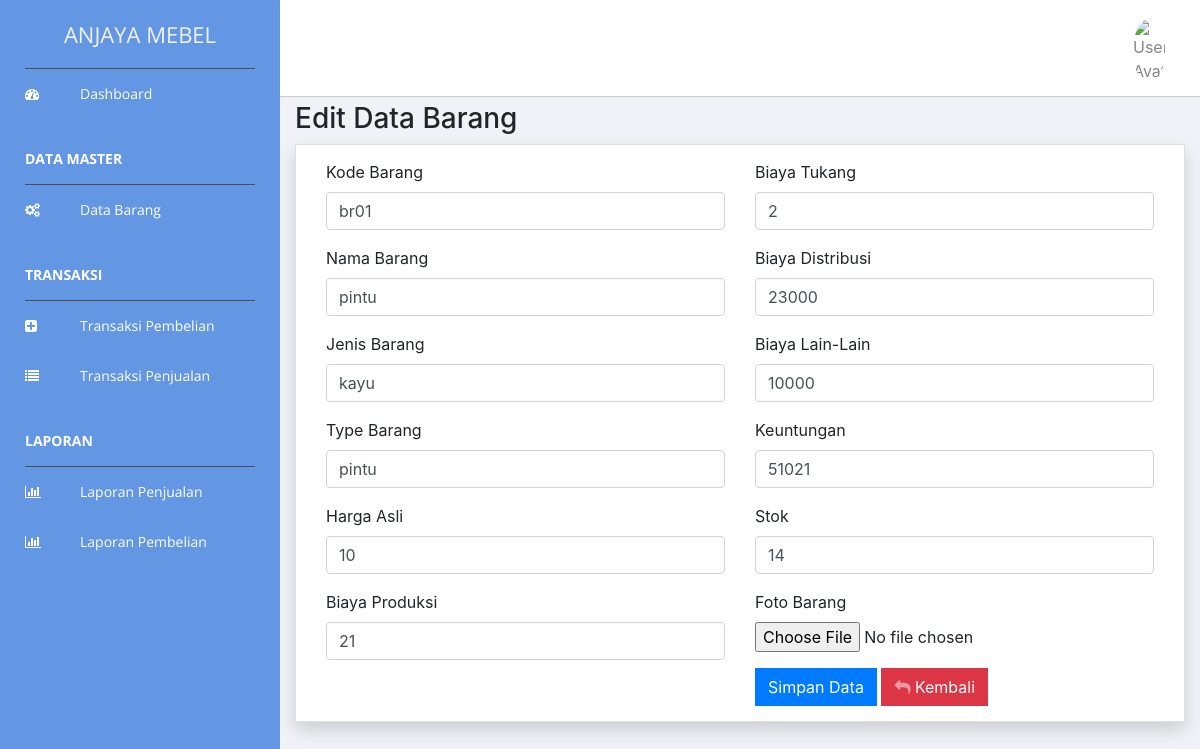
Screenshot of /barang/edit_data/br01 with the database file from the repository.
### tables this page shows
CREATE TABLE `barang` (
  `barang_kode` varchar(255) NOT NULL,
  `barang_nama` varchar(255) NOT NULL,
  `jenis_bahan` varchar(255) NOT NULL,
  `type_barang` varchar(255) NOT NULL,
  `harga_asli` int(11) NOT NULL DEFAULT 0,
  `biaya_produksi` int(11) NOT NULL,
  `biaya_tukang` int(11) NOT NULL,
  `biaya_distribusi` int(11) NOT NULL,
  `biaya_lainlain` int(11) NOT NULL,
  `keuntungan` int(11) NOT NULL,
  `foto` varchar(255) NOT NULL DEFAULT 'default.jpg',
  `stok` int(11) NOT NULL
);

### application/controllers/Barang.php (called while the page is built, shortened)
<?php
class Barang extends CI_Controller {
    public function __construct()
    {
        $this->load->library('form_validation');
        $this->load->model('Model_master', 'v');
        $this->load->model('M_barang', 'w');
    }
    public function edit_data($barang_kode){
        $this->form_validation->set_rules('barang_nama', 'barang_nama', 'required|trim|max_length[50]');
        $this->form_validation->set_rules('type_barang', 'type_barang', 'required|trim|max_length[100]');
        $data['data_edit'] = $this->w->getBy($barang_kode);
        if ($this->form_validation->run() == FALSE) {
        $this->load->view("template/header",$data);
        $this->load->view('barangupdate',$data);
        $this->load->view("template/footer");
    }
    }
}

### index.php (called while the page is built, shortened)
<?php
require_once BASEPATH.'core/CodeIgniter.php';

### application/models/M_barang.php (called while the page is built, shortened)
<?php
class M_barang extends CI_Model{
	public function getBy($data)
    {
        return $this->db->get_where('barang', ['barang_kode' => $data])->row_array();
    }
}

### application/views/barangupdate.php (the view, shortened to what this page needs)
<div class="container-fluid">
  <h1 class="h3 mb-2 text-gray-800">Edit Data Barang</h1>
  <form action="" method="post">
    <div class="card shadow mb-4">
      <div class="card-body">
          <div class="col-lg-12">
            <div class="panel-body">
              <div class="row">
                <div class="col-lg-6">
                 <div class="form-group">
                    <label>Kode Barang</label>
                    <input class="form-control" type="text" id="barang_kode" name="barang_kode" required value="<?= $data_edit['barang_kode']; ?>">
                  </div>
                  <div class="form-group">
                    <label>Nama Barang</label>
                    <input class="form-control" type="text" id="barang_nama" name="barang_nama" required value="<?= $data_edit['barang_nama']; ?>">
                  </div>
                  <div class="form-group">
                    <label>Jenis Barang</label>
                    <input class="form-control" type="text" id="jenis_bahan" name="jenis_bahan" required value="<?= $data_edit['jenis_bahan']; ?>">
                  </div>
                  <div class="form-group">
                    <label>Type Barang</label>
                    <input class="form-control" type="text" id="type_barang" name="type_barang" required value="<?= $data_edit['type_barang']; ?>">
                  </div>
                  <div class="form-group">
                    <label>Harga Asli</label>
                    <input class="form-control" type="number" id="harga_asli" name="harga_asli" required value="<?= $data_edit['harga_asli']; ?>">
                  </div>
                  <div class="form-group">
                    <label>Biaya Produksi</label>
                    <input class="form-control" type="number" id="biaya_produksi" name="biaya_produksi" required value="<?= $data_edit['biaya_produksi']; ?>">
                  </div>
                </div>
                <div class="col-lg-6">
                  <div class="form-group">
                    <label>Biaya Tukang</label>
                    <input class="form-control" type="number" id="biaya_tukang" name="biaya_tukang" required value="<?= $data_edit['biaya_tukang']; ?>">
                  </div>
                  <div class="form-group">
                    <label>Biaya Distribusi</label>
                    <input class="form-control" type="number" id="biaya_distribusi" name="biaya_distribusi" required value="<?= $data_edit['biaya_distribusi']; ?>">
                  </div>
                  <div class="form-group">
                    <label>Biaya Lain-Lain</label>
                    <input class="form-control" type="number" id="biaya_lainlain" name="biaya_lainlain" required value="<?= $data_edit['biaya_lainlain']; ?>">
                  </div>
                  <div class="form-group">
                    <label>Keuntungan</label>
                    <input class="form-control" type="number" id="keuntungan" name="keuntungan" required value="<?= $data_edit['keuntungan']; ?>">
                  </div>
                  <div class="form-group">
                    <label>Stok</label>
                    <input class="form-control" type="number" id="stok" name="stok" required value="<?= $data_edit['stok']; ?>">
                  </div>
                  <div class="form-group">
                    <label>Foto Barang</label>
                    <input class="form-control-file " type="file" name="foto" accept="foto/*"/>
                  </div>
	                <button type="submit" class="btn btn-primary btn-md" name="edit_user" value="true">Simpan Data</button>
                  <a href="<?= base_url('barang') ?>" class="btn btn-danger btn-icon-split">
                    <span class="icon text-white-50">
                      <i class="fa fa-reply"></i>
                    </span>
                    <span class="text">Kembali</span>
                  </a>
                </div>
              </div>
            </div>
          </div>
        </div>
      </div>
    </div>
</div>

### rows the page displays
barang: barang_kode "br01", barang_nama "pintu", jenis_bahan "kayu", type_barang "pintu", harga_asli "10", biaya_produksi "21", biaya_tukang "2", biaya_distribusi "23000", biaya_lainlain "10000", keuntungan "51021", stok "14"
